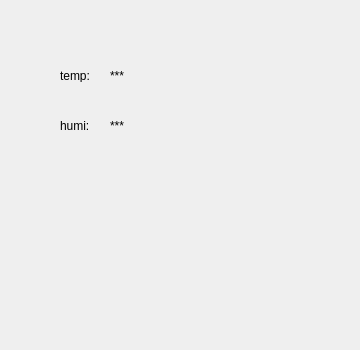
<?xml version="1.0" encoding="UTF-8"?>
<ui version="4.0">
 <class>Widget</class>
 <widget class="QWidget" name="Widget">
  <property name="geometry">
   <rect>
    <x>0</x>
    <y>0</y>
    <width>360</width>
    <height>350</height>
   </rect>
  </property>
  <property name="windowTitle">
   <string>Widget</string>
  </property>
  <widget class="QLabel" name="label">
   <property name="geometry">
    <rect>
     <x>60</x>
     <y>70</y>
     <width>54</width>
     <height>12</height>
    </rect>
   </property>
   <property name="text">
    <string>temp:</string>
   </property>
  </widget>
  <widget class="QLabel" name="label_2">
   <property name="geometry">
    <rect>
     <x>60</x>
     <y>120</y>
     <width>54</width>
     <height>12</height>
    </rect>
   </property>
   <property name="text">
    <string>humi:</string>
   </property>
  </widget>
  <widget class="QLabel" name="temp">
   <property name="geometry">
    <rect>
     <x>110</x>
     <y>70</y>
     <width>54</width>
     <height>12</height>
    </rect>
   </property>
   <property name="text">
    <string>***</string>
   </property>
  </widget>
  <widget class="QLabel" name="humi">
   <property name="geometry">
    <rect>
     <x>110</x>
     <y>120</y>
     <width>54</width>
     <height>12</height>
    </rect>
   </property>
   <property name="text">
    <string>***</string>
   </property>
  </widget>
 </widget>
 <resources/>
 <connections/>
</ui>
